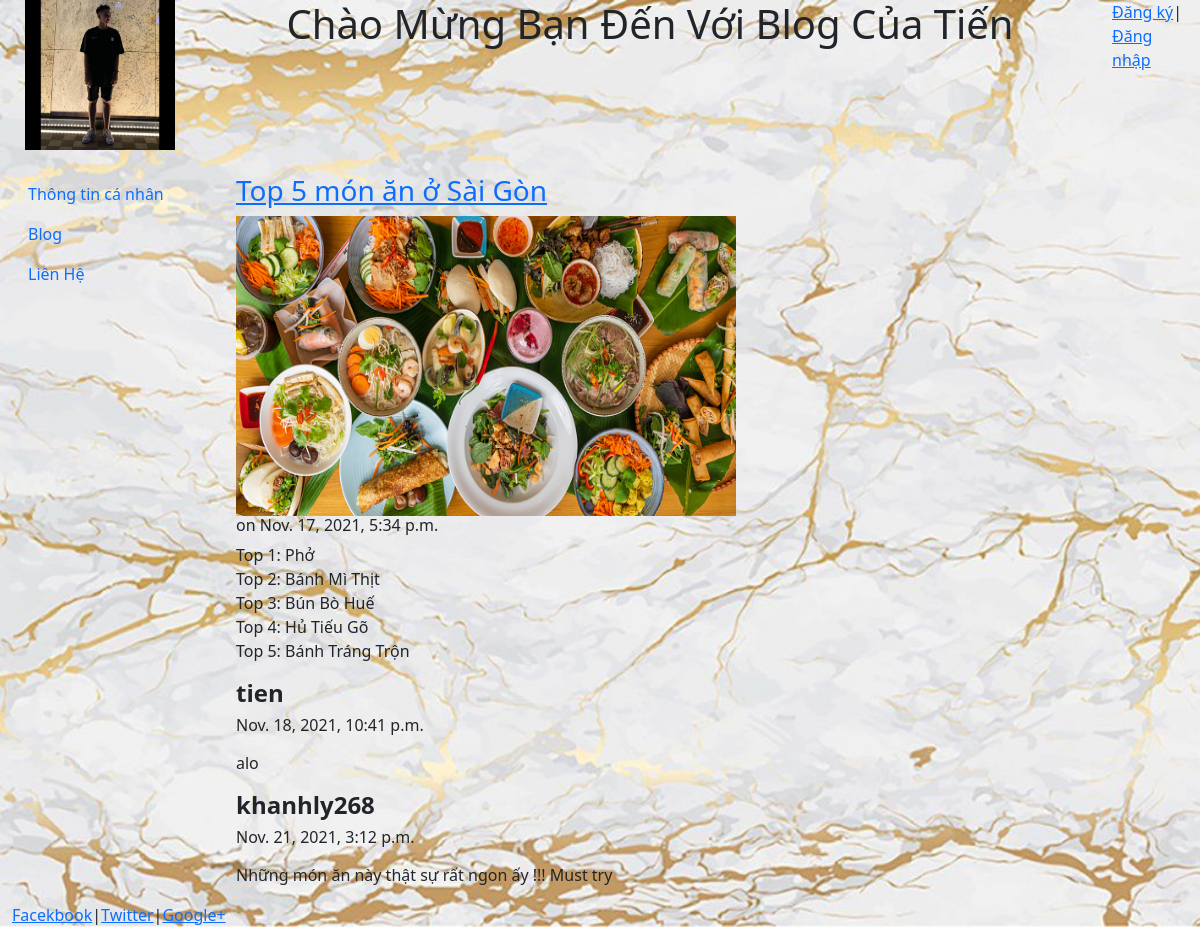
Page /blog/1/ on the committed database.
### blog/models.py (models this page shows, shortened)
class Post(models.Model):
    title = models.CharField(max_length = 100)
    body = models.TextField()
    date = models.DateTimeField(auto_now_add=True)
    image = models.ImageField(null = True)

class Comment(models.Model):
    post = models.ForeignKey(Post, on_delete=models.CASCADE, related_name='comments')
    author = models.ForeignKey(settings.AUTH_USER_MODEL, on_delete=models.CASCADE)
    body = models.TextField()
    date = models.DateTimeField(auto_now_add=True)

### blog/views.py (the view)
# urls.py: path('<int:pk>/', views.post, name='post'),
def post(request, pk):
    post = get_object_or_404(Post, pk=pk)
    form = CommentForm()
    if request.method == "POST":
        form = CommentForm(request.POST, author=request.user, post=post)
        if form.is_valid():
            form.save()
            return HttpResponseRedirect(request.path)
    return render(request, "blog/post.html", {"post": post, "form": form})

### blog/templates/blog/post.html (shortened to what this page needs)
{% extends "pages/base.html" %}
{% block content %}
<h3><a href='{% url 'post' post.id %}'>{{post.title}}</a></h3>
<img src="{{post.image.url}}" width="500px" height="300px" />
<h6>on {{post.date}}</h6>
{{post.body|safe|linebreaks}}
{% for comment in post.comments.all %}
    <h4><strong>{{comment.author}}</strong></h4>
    <h6><p>{{comment.date}}</p></h6>
    <p>{{comment.body|linebreaks}}</p>
{% endfor %}
{% endblock %}

### home/templates/pages/base.html (style rules this page uses)
html, body { height: 100%; background-color: #f6f6f6 }

### rows in the picture
Post: title "Top 5 món ăn ở Sài Gòn", image (picture), date "Nov. 17, 2021, 5:34 p.m.", body "Top 1: Phở Top 2: Bánh Mì Thịt Top 3: Bún Bò Huế Top 4: Hủ Tiếu Gõ Top 5: Bánh Tráng Trộn"
Comment: author "tien", date "Nov. 18, 2021, 10:41 p.m.", body "alo"
Comment: author "khanhly268", date "Nov. 21, 2021, 3:12 p.m.", body "Những món ăn này thật sự rất ngon ấy !!! Must try"
